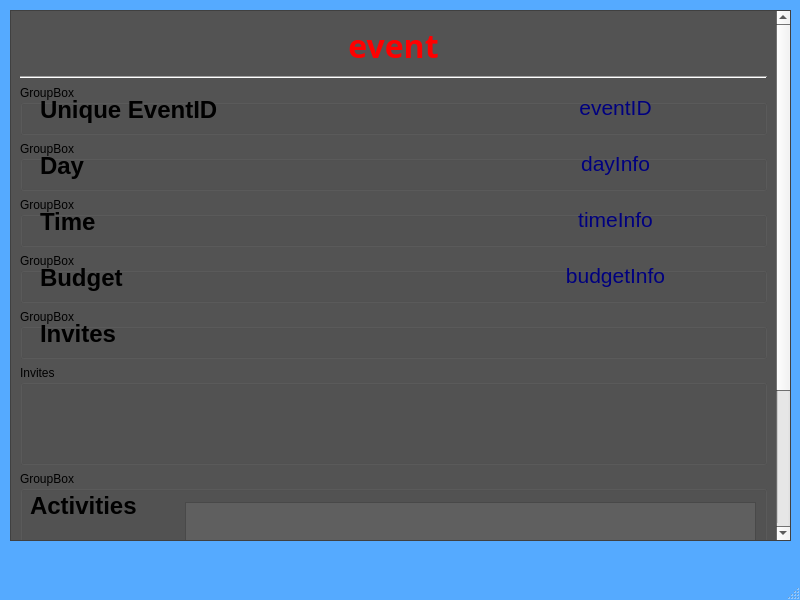
<?xml version="1.0" encoding="UTF-8"?>
<ui version="4.0">
 <class>MainWindow</class>
 <widget class="QMainWindow" name="MainWindow">
  <property name="geometry">
   <rect>
    <x>0</x>
    <y>0</y>
    <width>800</width>
    <height>600</height>
   </rect>
  </property>
  <property name="palette">
   <palette>
    <active>
     <colorrole role="Base">
      <brush brushstyle="SolidPattern">
       <color alpha="255">
        <red>85</red>
        <green>170</green>
        <blue>255</blue>
       </color>
      </brush>
     </colorrole>
     <colorrole role="Window">
      <brush brushstyle="SolidPattern">
       <color alpha="255">
        <red>85</red>
        <green>170</green>
        <blue>255</blue>
       </color>
      </brush>
     </colorrole>
    </active>
    <inactive>
     <colorrole role="Base">
      <brush brushstyle="SolidPattern">
       <color alpha="255">
        <red>85</red>
        <green>170</green>
        <blue>255</blue>
       </color>
      </brush>
     </colorrole>
     <colorrole role="Window">
      <brush brushstyle="SolidPattern">
       <color alpha="255">
        <red>85</red>
        <green>170</green>
        <blue>255</blue>
       </color>
      </brush>
     </colorrole>
    </inactive>
    <disabled>
     <colorrole role="Base">
      <brush brushstyle="SolidPattern">
       <color alpha="255">
        <red>85</red>
        <green>170</green>
        <blue>255</blue>
       </color>
      </brush>
     </colorrole>
     <colorrole role="Window">
      <brush brushstyle="SolidPattern">
       <color alpha="255">
        <red>85</red>
        <green>170</green>
        <blue>255</blue>
       </color>
      </brush>
     </colorrole>
    </disabled>
   </palette>
  </property>
  <property name="windowTitle">
   <string>MainWindow</string>
  </property>
  <widget class="QWidget" name="centralwidget">
   <widget class="QScrollArea" name="scrollArea">
    <property name="geometry">
     <rect>
      <x>10</x>
      <y>10</y>
      <width>781</width>
      <height>531</height>
     </rect>
    </property>
    <property name="palette">
     <palette>
      <active>
       <colorrole role="Base">
        <brush brushstyle="SolidPattern">
         <color alpha="255">
          <red>255</red>
          <green>255</green>
          <blue>255</blue>
         </color>
        </brush>
       </colorrole>
       <colorrole role="Window">
        <brush brushstyle="SolidPattern">
         <color alpha="255">
          <red>83</red>
          <green>83</green>
          <blue>83</blue>
         </color>
        </brush>
       </colorrole>
      </active>
      <inactive>
       <colorrole role="Base">
        <brush brushstyle="SolidPattern">
         <color alpha="255">
          <red>255</red>
          <green>255</green>
          <blue>255</blue>
         </color>
        </brush>
       </colorrole>
       <colorrole role="Window">
        <brush brushstyle="SolidPattern">
         <color alpha="255">
          <red>83</red>
          <green>83</green>
          <blue>83</blue>
         </color>
        </brush>
       </colorrole>
      </inactive>
      <disabled>
       <colorrole role="Base">
        <brush brushstyle="SolidPattern">
         <color alpha="255">
          <red>83</red>
          <green>83</green>
          <blue>83</blue>
         </color>
        </brush>
       </colorrole>
       <colorrole role="Window">
        <brush brushstyle="SolidPattern">
         <color alpha="255">
          <red>83</red>
          <green>83</green>
          <blue>83</blue>
         </color>
        </brush>
       </colorrole>
      </disabled>
     </palette>
    </property>
    <property name="autoFillBackground">
     <bool>true</bool>
    </property>
    <property name="widgetResizable">
     <bool>true</bool>
    </property>
    <widget class="QWidget" name="scrollAreaWidgetContents">
     <property name="geometry">
      <rect>
       <x>0</x>
       <y>-196</y>
       <width>767</width>
       <height>725</height>
      </rect>
     </property>
     <layout class="QVBoxLayout" name="verticalLayout_2">
      <item>
       <widget class="QLabel" name="eventName">
        <property name="sizePolicy">
         <sizepolicy hsizetype="Expanding" vsizetype="Fixed">
          <horstretch>0</horstretch>
          <verstretch>0</verstretch>
         </sizepolicy>
        </property>
        <property name="minimumSize">
         <size>
          <width>0</width>
          <height>50</height>
         </size>
        </property>
        <property name="palette">
         <palette>
          <active>
           <colorrole role="WindowText">
            <brush brushstyle="SolidPattern">
             <color alpha="255">
              <red>255</red>
              <green>0</green>
              <blue>0</blue>
             </color>
            </brush>
           </colorrole>
           <colorrole role="Text">
            <brush brushstyle="SolidPattern">
             <color alpha="255">
              <red>255</red>
              <green>0</green>
              <blue>0</blue>
             </color>
            </brush>
           </colorrole>
           <colorrole role="PlaceholderText">
            <brush brushstyle="SolidPattern">
             <color alpha="128">
              <red>255</red>
              <green>0</green>
              <blue>0</blue>
             </color>
            </brush>
           </colorrole>
          </active>
          <inactive>
           <colorrole role="WindowText">
            <brush brushstyle="SolidPattern">
             <color alpha="255">
              <red>255</red>
              <green>0</green>
              <blue>0</blue>
             </color>
            </brush>
           </colorrole>
           <colorrole role="Text">
            <brush brushstyle="SolidPattern">
             <color alpha="255">
              <red>255</red>
              <green>0</green>
              <blue>0</blue>
             </color>
            </brush>
           </colorrole>
           <colorrole role="PlaceholderText">
            <brush brushstyle="SolidPattern">
             <color alpha="128">
              <red>255</red>
              <green>0</green>
              <blue>0</blue>
             </color>
            </brush>
           </colorrole>
          </inactive>
          <disabled>
           <colorrole role="PlaceholderText">
            <brush brushstyle="SolidPattern">
             <color alpha="128">
              <red>255</red>
              <green>0</green>
              <blue>0</blue>
             </color>
            </brush>
           </colorrole>
          </disabled>
         </palette>
        </property>
        <property name="font">
         <font>
          <family>MV Boli</family>
          <pointsize>24</pointsize>
          <bold>true</bold>
         </font>
        </property>
        <property name="autoFillBackground">
         <bool>true</bool>
        </property>
        <property name="text">
         <string>event</string>
        </property>
        <property name="alignment">
         <set>Qt::AlignmentFlag::AlignCenter</set>
        </property>
       </widget>
      </item>
      <item>
       <widget class="Line" name="line">
        <property name="sizePolicy">
         <sizepolicy hsizetype="Expanding" vsizetype="Fixed">
          <horstretch>0</horstretch>
          <verstretch>0</verstretch>
         </sizepolicy>
        </property>
        <property name="orientation">
         <enum>Qt::Orientation::Horizontal</enum>
        </property>
       </widget>
      </item>
      <item>
       <widget class="QGroupBox" name="groupBox_5">
        <property name="sizePolicy">
         <sizepolicy hsizetype="Expanding" vsizetype="Fixed">
          <horstretch>0</horstretch>
          <verstretch>0</verstretch>
         </sizepolicy>
        </property>
        <property name="minimumSize">
         <size>
          <width>0</width>
          <height>50</height>
         </size>
        </property>
        <property name="baseSize">
         <size>
          <width>100</width>
          <height>100</height>
         </size>
        </property>
        <property name="title">
         <string>GroupBox</string>
        </property>
        <widget class="QLabel" name="label_7">
         <property name="geometry">
          <rect>
           <x>20</x>
           <y>0</y>
           <width>211</width>
           <height>50</height>
          </rect>
         </property>
         <property name="sizePolicy">
          <sizepolicy hsizetype="Fixed" vsizetype="Fixed">
           <horstretch>0</horstretch>
           <verstretch>0</verstretch>
          </sizepolicy>
         </property>
         <property name="minimumSize">
          <size>
           <width>0</width>
           <height>50</height>
          </size>
         </property>
         <property name="text">
          <string>&lt;html&gt;&lt;head/&gt;&lt;body&gt;&lt;p&gt;&lt;span style=&quot; font-size:18pt; font-weight:700; color:#000000;&quot;&gt;Unique EventID&lt;/span&gt;&lt;/p&gt;&lt;/body&gt;&lt;/html&gt;</string>
         </property>
        </widget>
        <widget class="QLabel" name="label_4">
         <property name="geometry">
          <rect>
           <x>450</x>
           <y>10</y>
           <width>291</width>
           <height>31</height>
          </rect>
         </property>
         <property name="text">
          <string>&lt;html&gt;&lt;head/&gt;&lt;body&gt;&lt;p align=&quot;center&quot;&gt;&lt;span style=&quot; font-size:16pt; color:#00007f;&quot;&gt;eventID&lt;/span&gt;&lt;/p&gt;&lt;/body&gt;&lt;/html&gt;</string>
         </property>
         <property name="alignment">
          <set>Qt::AlignmentFlag::AlignLeading|Qt::AlignmentFlag::AlignLeft|Qt::AlignmentFlag::AlignTop</set>
         </property>
        </widget>
       </widget>
      </item>
      <item>
       <widget class="QGroupBox" name="groupBox">
        <property name="sizePolicy">
         <sizepolicy hsizetype="Expanding" vsizetype="Fixed">
          <horstretch>0</horstretch>
          <verstretch>0</verstretch>
         </sizepolicy>
        </property>
        <property name="minimumSize">
         <size>
          <width>0</width>
          <height>50</height>
         </size>
        </property>
        <property name="baseSize">
         <size>
          <width>100</width>
          <height>100</height>
         </size>
        </property>
        <property name="title">
         <string>GroupBox</string>
        </property>
        <widget class="QLabel" name="label_5">
         <property name="geometry">
          <rect>
           <x>20</x>
           <y>0</y>
           <width>91</width>
           <height>50</height>
          </rect>
         </property>
         <property name="sizePolicy">
          <sizepolicy hsizetype="Fixed" vsizetype="Fixed">
           <horstretch>0</horstretch>
           <verstretch>0</verstretch>
          </sizepolicy>
         </property>
         <property name="minimumSize">
          <size>
           <width>0</width>
           <height>50</height>
          </size>
         </property>
         <property name="text">
          <string>&lt;html&gt;&lt;head/&gt;&lt;body&gt;&lt;p&gt;&lt;span style=&quot; font-size:18pt; font-weight:700; color:#000000;&quot;&gt;Day&lt;/span&gt;&lt;/p&gt;&lt;/body&gt;&lt;/html&gt;</string>
         </property>
        </widget>
        <widget class="QLabel" name="label_3">
         <property name="geometry">
          <rect>
           <x>450</x>
           <y>10</y>
           <width>291</width>
           <height>31</height>
          </rect>
         </property>
         <property name="text">
          <string>&lt;html&gt;&lt;head/&gt;&lt;body&gt;&lt;p align=&quot;center&quot;&gt;&lt;span style=&quot; font-size:16pt; color:#00007f;&quot;&gt;dayInfo&lt;/span&gt;&lt;/p&gt;&lt;/body&gt;&lt;/html&gt;</string>
         </property>
         <property name="alignment">
          <set>Qt::AlignmentFlag::AlignLeading|Qt::AlignmentFlag::AlignLeft|Qt::AlignmentFlag::AlignTop</set>
         </property>
        </widget>
       </widget>
      </item>
      <item>
       <widget class="QGroupBox" name="groupBox_2">
        <property name="sizePolicy">
         <sizepolicy hsizetype="Preferred" vsizetype="Fixed">
          <horstretch>0</horstretch>
          <verstretch>0</verstretch>
         </sizepolicy>
        </property>
        <property name="minimumSize">
         <size>
          <width>0</width>
          <height>50</height>
         </size>
        </property>
        <property name="baseSize">
         <size>
          <width>100</width>
          <height>100</height>
         </size>
        </property>
        <property name="title">
         <string>GroupBox</string>
        </property>
        <widget class="QLabel" name="label_6">
         <property name="geometry">
          <rect>
           <x>20</x>
           <y>0</y>
           <width>261</width>
           <height>50</height>
          </rect>
         </property>
         <property name="sizePolicy">
          <sizepolicy hsizetype="Fixed" vsizetype="Fixed">
           <horstretch>0</horstretch>
           <verstretch>0</verstretch>
          </sizepolicy>
         </property>
         <property name="minimumSize">
          <size>
           <width>0</width>
           <height>50</height>
          </size>
         </property>
         <property name="text">
          <string>&lt;html&gt;&lt;head/&gt;&lt;body&gt;&lt;p&gt;&lt;span style=&quot; font-size:18pt; font-weight:700; color:#000000;&quot;&gt;Time&lt;/span&gt;&lt;/p&gt;&lt;/body&gt;&lt;/html&gt;</string>
         </property>
        </widget>
        <widget class="QLabel" name="label">
         <property name="geometry">
          <rect>
           <x>450</x>
           <y>10</y>
           <width>291</width>
           <height>31</height>
          </rect>
         </property>
         <property name="text">
          <string>&lt;html&gt;&lt;head/&gt;&lt;body&gt;&lt;p align=&quot;center&quot;&gt;&lt;span style=&quot; font-size:16pt; color:#00007f;&quot;&gt;timeInfo&lt;/span&gt;&lt;/p&gt;&lt;/body&gt;&lt;/html&gt;</string>
         </property>
         <property name="alignment">
          <set>Qt::AlignmentFlag::AlignLeading|Qt::AlignmentFlag::AlignLeft|Qt::AlignmentFlag::AlignTop</set>
         </property>
        </widget>
       </widget>
      </item>
      <item>
       <widget class="QGroupBox" name="groupBox_3">
        <property name="sizePolicy">
         <sizepolicy hsizetype="Preferred" vsizetype="Fixed">
          <horstretch>0</horstretch>
          <verstretch>0</verstretch>
         </sizepolicy>
        </property>
        <property name="minimumSize">
         <size>
          <width>0</width>
          <height>50</height>
         </size>
        </property>
        <property name="baseSize">
         <size>
          <width>100</width>
          <height>100</height>
         </size>
        </property>
        <property name="title">
         <string>GroupBox</string>
        </property>
        <widget class="QLabel" name="budgetLabel">
         <property name="geometry">
          <rect>
           <x>20</x>
           <y>0</y>
           <width>261</width>
           <height>50</height>
          </rect>
         </property>
         <property name="sizePolicy">
          <sizepolicy hsizetype="Fixed" vsizetype="Fixed">
           <horstretch>0</horstretch>
           <verstretch>0</verstretch>
          </sizepolicy>
         </property>
         <property name="minimumSize">
          <size>
           <width>0</width>
           <height>50</height>
          </size>
         </property>
         <property name="text">
          <string>&lt;html&gt;&lt;head/&gt;&lt;body&gt;&lt;p&gt;&lt;span style=&quot; font-size:18pt; font-weight:700; color:#000000;&quot;&gt;Budget&lt;/span&gt;&lt;/p&gt;&lt;/body&gt;&lt;/html&gt;</string>
         </property>
        </widget>
        <widget class="QLabel" name="label_2">
         <property name="geometry">
          <rect>
           <x>450</x>
           <y>10</y>
           <width>291</width>
           <height>31</height>
          </rect>
         </property>
         <property name="text">
          <string>&lt;html&gt;&lt;head/&gt;&lt;body&gt;&lt;p align=&quot;center&quot;&gt;&lt;span style=&quot; font-size:16pt; color:#00007f;&quot;&gt;budgetInfo&lt;/span&gt;&lt;/p&gt;&lt;/body&gt;&lt;/html&gt;</string>
         </property>
         <property name="alignment">
          <set>Qt::AlignmentFlag::AlignLeading|Qt::AlignmentFlag::AlignLeft|Qt::AlignmentFlag::AlignTop</set>
         </property>
        </widget>
       </widget>
      </item>
      <item>
       <widget class="QGroupBox" name="groupBox_10">
        <property name="sizePolicy">
         <sizepolicy hsizetype="Preferred" vsizetype="Fixed">
          <horstretch>0</horstretch>
          <verstretch>0</verstretch>
         </sizepolicy>
        </property>
        <property name="minimumSize">
         <size>
          <width>0</width>
          <height>50</height>
         </size>
        </property>
        <property name="baseSize">
         <size>
          <width>100</width>
          <height>100</height>
         </size>
        </property>
        <property name="title">
         <string>GroupBox</string>
        </property>
        <widget class="QLabel" name="label_14">
         <property name="geometry">
          <rect>
           <x>20</x>
           <y>0</y>
           <width>281</width>
           <height>50</height>
          </rect>
         </property>
         <property name="sizePolicy">
          <sizepolicy hsizetype="Fixed" vsizetype="Fixed">
           <horstretch>0</horstretch>
           <verstretch>0</verstretch>
          </sizepolicy>
         </property>
         <property name="minimumSize">
          <size>
           <width>0</width>
           <height>50</height>
          </size>
         </property>
         <property name="text">
          <string>&lt;html&gt;&lt;head/&gt;&lt;body&gt;&lt;p&gt;&lt;span style=&quot; font-size:18pt; font-weight:700; color:#000000;&quot;&gt;Invites&lt;/span&gt;&lt;/p&gt;&lt;/body&gt;&lt;/html&gt;</string>
         </property>
        </widget>
       </widget>
      </item>
      <item>
       <widget class="QGroupBox" name="inviteList">
        <property name="sizePolicy">
         <sizepolicy hsizetype="Preferred" vsizetype="Expanding">
          <horstretch>0</horstretch>
          <verstretch>0</verstretch>
         </sizepolicy>
        </property>
        <property name="minimumSize">
         <size>
          <width>0</width>
          <height>100</height>
         </size>
        </property>
        <property name="baseSize">
         <size>
          <width>0</width>
          <height>200</height>
         </size>
        </property>
        <property name="title">
         <string>Invites</string>
        </property>
        <layout class="QGridLayout" name="gridLayout"/>
       </widget>
      </item>
      <item>
       <widget class="QGroupBox" name="groupBox_4">
        <property name="sizePolicy">
         <sizepolicy hsizetype="Expanding" vsizetype="Expanding">
          <horstretch>0</horstretch>
          <verstretch>0</verstretch>
         </sizepolicy>
        </property>
        <property name="minimumSize">
         <size>
          <width>0</width>
          <height>200</height>
         </size>
        </property>
        <property name="title">
         <string>GroupBox</string>
        </property>
        <widget class="QListWidget" name="activityList">
         <property name="geometry">
          <rect>
           <x>165</x>
           <y>31</y>
           <width>571</width>
           <height>161</height>
          </rect>
         </property>
         <property name="sizePolicy">
          <sizepolicy hsizetype="Fixed" vsizetype="Preferred">
           <horstretch>0</horstretch>
           <verstretch>0</verstretch>
          </sizepolicy>
         </property>
         <property name="palette">
          <palette>
           <active>
            <colorrole role="WindowText">
             <brush brushstyle="SolidPattern">
              <color alpha="255">
               <red>85</red>
               <green>85</green>
               <blue>255</blue>
              </color>
             </brush>
            </colorrole>
            <colorrole role="Button">
             <brush brushstyle="SolidPattern">
              <color alpha="255">
               <red>95</red>
               <green>95</green>
               <blue>95</blue>
              </color>
             </brush>
            </colorrole>
            <colorrole role="Text">
             <brush brushstyle="SolidPattern">
              <color alpha="255">
               <red>85</red>
               <green>85</green>
               <blue>255</blue>
              </color>
             </brush>
            </colorrole>
            <colorrole role="ButtonText">
             <brush brushstyle="SolidPattern">
              <color alpha="255">
               <red>85</red>
               <green>85</green>
               <blue>255</blue>
              </color>
             </brush>
            </colorrole>
            <colorrole role="Base">
             <brush brushstyle="SolidPattern">
              <color alpha="255">
               <red>95</red>
               <green>95</green>
               <blue>95</blue>
              </color>
             </brush>
            </colorrole>
            <colorrole role="Window">
             <brush brushstyle="SolidPattern">
              <color alpha="255">
               <red>95</red>
               <green>95</green>
               <blue>95</blue>
              </color>
             </brush>
            </colorrole>
            <colorrole role="AlternateBase">
             <brush brushstyle="SolidPattern">
              <color alpha="255">
               <red>255</red>
               <green>255</green>
               <blue>255</blue>
              </color>
             </brush>
            </colorrole>
            <colorrole role="PlaceholderText">
             <brush brushstyle="SolidPattern">
              <color alpha="128">
               <red>85</red>
               <green>85</green>
               <blue>255</blue>
              </color>
             </brush>
            </colorrole>
           </active>
           <inactive>
            <colorrole role="WindowText">
             <brush brushstyle="SolidPattern">
              <color alpha="255">
               <red>85</red>
               <green>85</green>
               <blue>255</blue>
              </color>
             </brush>
            </colorrole>
            <colorrole role="Button">
             <brush brushstyle="SolidPattern">
              <color alpha="255">
               <red>95</red>
               <green>95</green>
               <blue>95</blue>
              </color>
             </brush>
            </colorrole>
            <colorrole role="Text">
             <brush brushstyle="SolidPattern">
              <color alpha="255">
               <red>85</red>
               <green>85</green>
               <blue>255</blue>
              </color>
             </brush>
            </colorrole>
            <colorrole role="ButtonText">
             <brush brushstyle="SolidPattern">
              <color alpha="255">
               <red>85</red>
               <green>85</green>
               <blue>255</blue>
              </color>
             </brush>
            </colorrole>
            <colorrole role="Base">
             <brush brushstyle="SolidPattern">
              <color alpha="255">
               <red>95</red>
               <green>95</green>
               <blue>95</blue>
              </color>
             </brush>
            </colorrole>
            <colorrole role="Window">
             <brush brushstyle="SolidPattern">
              <color alpha="255">
               <red>95</red>
               <green>95</green>
               <blue>95</blue>
              </color>
             </brush>
            </colorrole>
            <colorrole role="AlternateBase">
             <brush brushstyle="SolidPattern">
              <color alpha="255">
               <red>255</red>
               <green>255</green>
               <blue>255</blue>
              </color>
             </brush>
            </colorrole>
            <colorrole role="PlaceholderText">
             <brush brushstyle="SolidPattern">
              <color alpha="128">
               <red>85</red>
               <green>85</green>
               <blue>255</blue>
              </color>
             </brush>
            </colorrole>
           </inactive>
           <disabled>
            <colorrole role="WindowText">
             <brush brushstyle="SolidPattern">
              <color alpha="255">
               <red>85</red>
               <green>85</green>
               <blue>255</blue>
              </color>
             </brush>
            </colorrole>
            <colorrole role="Button">
             <brush brushstyle="SolidPattern">
              <color alpha="255">
               <red>95</red>
               <green>95</green>
               <blue>95</blue>
              </color>
             </brush>
            </colorrole>
            <colorrole role="Text">
             <brush brushstyle="SolidPattern">
              <color alpha="255">
               <red>85</red>
               <green>85</green>
               <blue>255</blue>
              </color>
             </brush>
            </colorrole>
            <colorrole role="ButtonText">
             <brush brushstyle="SolidPattern">
              <color alpha="255">
               <red>85</red>
               <green>85</green>
               <blue>255</blue>
              </color>
             </brush>
            </colorrole>
            <colorrole role="Base">
             <brush brushstyle="SolidPattern">
              <color alpha="255">
               <red>95</red>
               <green>95</green>
               <blue>95</blue>
              </color>
             </brush>
            </colorrole>
            <colorrole role="Window">
             <brush brushstyle="SolidPattern">
              <color alpha="255">
               <red>95</red>
               <green>95</green>
               <blue>95</blue>
              </color>
             </brush>
            </colorrole>
            <colorrole role="AlternateBase">
             <brush brushstyle="SolidPattern">
              <color alpha="255">
               <red>255</red>
               <green>255</green>
               <blue>255</blue>
              </color>
             </brush>
            </colorrole>
            <colorrole role="PlaceholderText">
             <brush brushstyle="SolidPattern">
              <color alpha="128">
               <red>85</red>
               <green>85</green>
               <blue>255</blue>
              </color>
             </brush>
            </colorrole>
           </disabled>
          </palette>
         </property>
         <property name="styleSheet">
          <string notr="true">QListWidget {
	font: 12pt &quot;MV Boli&quot;;
	color: rgb(85, 85, 255);
	background: rgb(95, 95, 95);
}</string>
         </property>
         <property name="alternatingRowColors">
          <bool>true</bool>
         </property>
         <property name="viewMode">
          <enum>QListView::ViewMode::ListMode</enum>
         </property>
        </widget>
        <widget class="QLabel" name="label_15">
         <property name="geometry">
          <rect>
           <x>10</x>
           <y>10</y>
           <width>281</width>
           <height>50</height>
          </rect>
         </property>
         <property name="sizePolicy">
          <sizepolicy hsizetype="Fixed" vsizetype="Fixed">
           <horstretch>0</horstretch>
           <verstretch>0</verstretch>
          </sizepolicy>
         </property>
         <property name="minimumSize">
          <size>
           <width>0</width>
           <height>50</height>
          </size>
         </property>
         <property name="text">
          <string>&lt;html&gt;&lt;head/&gt;&lt;body&gt;&lt;p&gt;&lt;span style=&quot; font-size:18pt; font-weight:700; color:#000000;&quot;&gt;Activities&lt;/span&gt;&lt;/p&gt;&lt;/body&gt;&lt;/html&gt;</string>
         </property>
        </widget>
       </widget>
      </item>
      <item alignment="Qt::AlignmentFlag::Qt::AlignmentFlag::AlignVCenter">
       <widget class="QGroupBox" name="groupBox_11">
        <property name="sizePolicy">
         <sizepolicy hsizetype="Preferred" vsizetype="Fixed">
          <horstretch>0</horstretch>
          <verstretch>0</verstretch>
         </sizepolicy>
        </property>
        <property name="minimumSize">
         <size>
          <width>0</width>
          <height>50</height>
         </size>
        </property>
        <property name="title">
         <string>GroupBox</string>
        </property>
        <widget class="QPushButton" name="submitButton">
         <property name="enabled">
          <bool>true</bool>
         </property>
         <property name="geometry">
          <rect>
           <x>260</x>
           <y>20</y>
           <width>241</width>
           <height>24</height>
          </rect>
         </property>
         <property name="palette">
          <palette>
           <active>
            <colorrole role="WindowText">
             <brush brushstyle="SolidPattern">
              <color alpha="255">
               <red>0</red>
               <green>0</green>
               <blue>0</blue>
              </color>
             </brush>
            </colorrole>
            <colorrole role="Button">
             <brush brushstyle="SolidPattern">
              <color alpha="255">
               <red>0</red>
               <green>170</green>
               <blue>255</blue>
              </color>
             </brush>
            </colorrole>
            <colorrole role="Light">
             <brush brushstyle="SolidPattern">
              <color alpha="255">
               <red>127</red>
               <green>255</green>
               <blue>127</blue>
              </color>
             </brush>
            </colorrole>
            <colorrole role="Midlight">
             <brush brushstyle="SolidPattern">
              <color alpha="255">
               <red>63</red>
               <green>255</green>
               <blue>63</blue>
              </color>
             </brush>
            </colorrole>
            <colorrole role="Dark">
             <brush brushstyle="SolidPattern">
              <color alpha="255">
               <red>0</red>
               <green>127</green>
               <blue>0</blue>
              </color>
             </brush>
            </colorrole>
            <colorrole role="Mid">
             <brush brushstyle="SolidPattern">
              <color alpha="255">
               <red>0</red>
               <green>170</green>
               <blue>0</blue>
              </color>
             </brush>
            </colorrole>
            <colorrole role="Text">
             <brush brushstyle="SolidPattern">
              <color alpha="255">
               <red>0</red>
               <green>0</green>
               <blue>0</blue>
              </color>
             </brush>
            </colorrole>
            <colorrole role="BrightText">
             <brush brushstyle="SolidPattern">
              <color alpha="255">
               <red>255</red>
               <green>255</green>
               <blue>255</blue>
              </color>
             </brush>
            </colorrole>
            <colorrole role="ButtonText">
             <brush brushstyle="SolidPattern">
              <color alpha="255">
               <red>0</red>
               <green>0</green>
               <blue>0</blue>
              </color>
             </brush>
            </colorrole>
            <colorrole role="Base">
             <brush brushstyle="SolidPattern">
              <color alpha="255">
               <red>0</red>
               <green>170</green>
               <blue>255</blue>
              </color>
             </brush>
            </colorrole>
            <colorrole role="Window">
             <brush brushstyle="SolidPattern">
              <color alpha="255">
               <red>0</red>
               <green>170</green>
               <blue>255</blue>
              </color>
             </brush>
            </colorrole>
            <colorrole role="Shadow">
             <brush brushstyle="SolidPattern">
              <color alpha="255">
               <red>0</red>
               <green>0</green>
               <blue>0</blue>
              </color>
             </brush>
            </colorrole>
            <colorrole role="AlternateBase">
             <brush brushstyle="SolidPattern">
              <color alpha="255">
               <red>127</red>
               <green>255</green>
               <blue>127</blue>
              </color>
             </brush>
            </colorrole>
            <colorrole role="ToolTipBase">
             <brush brushstyle="SolidPattern">
              <color alpha="255">
               <red>255</red>
               <green>255</green>
               <blue>220</blue>
              </color>
             </brush>
            </colorrole>
            <colorrole role="ToolTipText">
             <brush brushstyle="SolidPattern">
              <color alpha="255">
               <red>0</red>
               <green>0</green>
               <blue>0</blue>
              </color>
             </brush>
            </colorrole>
            <colorrole role="PlaceholderText">
             <brush brushstyle="SolidPattern">
              <color alpha="127">
               <red>0</red>
               <green>0</green>
               <blue>0</blue>
              </color>
             </brush>
            </colorrole>
            <colorrole role="Accent">
             <brush brushstyle="SolidPattern">
              <color alpha="255">
               <red>255</red>
               <green>255</green>
               <blue>255</blue>
              </color>
             </brush>
            </colorrole>
           </active>
           <inactive>
            <colorrole role="WindowText">
             <brush brushstyle="SolidPattern">
              <color alpha="255">
               <red>0</red>
               <green>0</green>
               <blue>0</blue>
              </color>
             </brush>
            </colorrole>
            <colorrole role="Button">
             <brush brushstyle="SolidPattern">
              <color alpha="255">
               <red>0</red>
               <green>170</green>
               <blue>255</blue>
              </color>
             </brush>
            </colorrole>
            <colorrole role="Light">
             <brush brushstyle="SolidPattern">
              <color alpha="255">
               <red>127</red>
               <green>255</green>
               <blue>127</blue>
              </color>
             </brush>
            </colorrole>
            <colorrole role="Midlight">
             <brush brushstyle="SolidPattern">
              <color alpha="255">
               <red>63</red>
               <green>255</green>
               <blue>63</blue>
              </color>
             </brush>
            </colorrole>
            <colorrole role="Dark">
             <brush brushstyle="SolidPattern">
              <color alpha="255">
               <red>0</red>
               <green>127</green>
               <blue>0</blue>
              </color>
             </brush>
            </colorrole>
            <colorrole role="Mid">
             <brush brushstyle="SolidPattern">
              <color alpha="255">
               <red>0</red>
               <green>170</green>
               <blue>0</blue>
              </color>
             </brush>
            </colorrole>
            <colorrole role="Text">
             <brush brushstyle="SolidPattern">
              <color alpha="255">
               <red>0</red>
               <green>0</green>
               <blue>0</blue>
              </color>
             </brush>
            </colorrole>
            <colorrole role="BrightText">
             <brush brushstyle="SolidPattern">
              <color alpha="255">
               <red>255</red>
               <green>255</green>
               <blue>255</blue>
              </color>
             </brush>
            </colorrole>
            <colorrole role="ButtonText">
             <brush brushstyle="SolidPattern">
              <color alpha="255">
               <red>0</red>
               <green>0</green>
               <blue>0</blue>
              </color>
             </brush>
            </colorrole>
            <colorrole role="Base">
             <brush brushstyle="SolidPattern">
              <color alpha="255">
               <red>0</red>
               <green>170</green>
               <blue>255</blue>
              </color>
             </brush>
            </colorrole>
            <colorrole role="Window">
             <brush brushstyle="SolidPattern">
              <color alpha="255">
               <red>0</red>
               <green>170</green>
               <blue>255</blue>
              </color>
             </brush>
            </colorrole>
            <colorrole role="Shadow">
             <brush brushstyle="SolidPattern">
              <color alpha="255">
               <red>0</red>
               <green>0</green>
               <blue>0</blue>
              </color>
             </brush>
            </colorrole>
            <colorrole role="AlternateBase">
             <brush brushstyle="SolidPattern">
              <color alpha="255">
               <red>127</red>
               <green>255</green>
               <blue>127</blue>
              </color>
             </brush>
            </colorrole>
            <colorrole role="ToolTipBase">
             <brush brushstyle="SolidPattern">
              <color alpha="255">
               <red>255</red>
               <green>255</green>
               <blue>220</blue>
              </color>
             </brush>
            </colorrole>
            <colorrole role="ToolTipText">
             <brush brushstyle="SolidPattern">
              <color alpha="255">
               <red>0</red>
               <green>0</green>
               <blue>0</blue>
              </color>
             </brush>
            </colorrole>
            <colorrole role="PlaceholderText">
             <brush brushstyle="SolidPattern">
              <color alpha="127">
               <red>0</red>
               <green>0</green>
               <blue>0</blue>
              </color>
             </brush>
            </colorrole>
            <colorrole role="Accent">
             <brush brushstyle="SolidPattern">
              <color alpha="255">
               <red>255</red>
               <green>255</green>
               <blue>255</blue>
              </color>
             </brush>
            </colorrole>
           </inactive>
           <disabled>
            <colorrole role="WindowText">
             <brush brushstyle="SolidPattern">
              <color alpha="255">
               <red>0</red>
               <green>127</green>
               <blue>0</blue>
              </color>
             </brush>
            </colorrole>
            <colorrole role="Button">
             <brush brushstyle="SolidPattern">
              <color alpha="255">
               <red>0</red>
               <green>170</green>
               <blue>255</blue>
              </color>
             </brush>
            </colorrole>
            <colorrole role="Light">
             <brush brushstyle="SolidPattern">
              <color alpha="255">
               <red>127</red>
               <green>255</green>
               <blue>127</blue>
              </color>
             </brush>
            </colorrole>
            <colorrole role="Midlight">
             <brush brushstyle="SolidPattern">
              <color alpha="255">
               <red>63</red>
               <green>255</green>
               <blue>63</blue>
              </color>
             </brush>
            </colorrole>
            <colorrole role="Dark">
             <brush brushstyle="SolidPattern">
              <color alpha="255">
               <red>0</red>
               <green>127</green>
               <blue>0</blue>
              </color>
             </brush>
            </colorrole>
            <colorrole role="Mid">
             <brush brushstyle="SolidPattern">
              <color alpha="255">
               <red>0</red>
               <green>170</green>
               <blue>0</blue>
              </color>
             </brush>
            </colorrole>
            <colorrole role="Text">
             <brush brushstyle="SolidPattern">
              <color alpha="255">
               <red>0</red>
               <green>127</green>
               <blue>0</blue>
              </color>
             </brush>
            </colorrole>
            <colorrole role="BrightText">
             <brush brushstyle="SolidPattern">
              <color alpha="255">
               <red>255</red>
               <green>255</green>
               <blue>255</blue>
              </color>
             </brush>
            </colorrole>
            <colorrole role="ButtonText">
             <brush brushstyle="SolidPattern">
              <color alpha="135">
               <red>255</red>
               <green>255</green>
               <blue>255</blue>
              </color>
             </brush>
            </colorrole>
            <colorrole role="Base">
             <brush brushstyle="SolidPattern">
              <color alpha="255">
               <red>0</red>
               <green>170</green>
               <blue>255</blue>
              </color>
             </brush>
            </colorrole>
            <colorrole role="Window">
             <brush brushstyle="SolidPattern">
              <color alpha="255">
               <red>0</red>
               <green>170</green>
               <blue>255</blue>
              </color>
             </brush>
            </colorrole>
            <colorrole role="Shadow">
             <brush brushstyle="SolidPattern">
              <color alpha="255">
               <red>0</red>
               <green>0</green>
               <blue>0</blue>
              </color>
             </brush>
            </colorrole>
            <colorrole role="AlternateBase">
             <brush brushstyle="SolidPattern">
              <color alpha="255">
               <red>0</red>
               <green>255</green>
               <blue>0</blue>
              </color>
             </brush>
            </colorrole>
            <colorrole role="ToolTipBase">
             <brush brushstyle="SolidPattern">
              <color alpha="255">
               <red>255</red>
               <green>255</green>
               <blue>220</blue>
              </color>
             </brush>
            </colorrole>
            <colorrole role="ToolTipText">
             <brush brushstyle="SolidPattern">
              <color alpha="255">
               <red>0</red>
               <green>0</green>
               <blue>0</blue>
              </color>
             </brush>
            </colorrole>
            <colorrole role="PlaceholderText">
             <brush brushstyle="SolidPattern">
              <color alpha="127">
               <red>0</red>
               <green>127</green>
               <blue>0</blue>
              </color>
             </brush>
            </colorrole>
            <colorrole role="Accent">
             <brush brushstyle="SolidPattern">
              <color alpha="255">
               <red>76</red>
               <green>255</green>
               <blue>76</blue>
              </color>
             </brush>
            </colorrole>
           </disabled>
          </palette>
         </property>
         <property name="autoFillBackground">
          <bool>false</bool>
         </property>
         <property name="styleSheet">
          <string notr="true">QPushButton {
border: 10;
border-radius: 10;
border-color: grey;
color: red;
font: 16pt &quot;MV Boli&quot;;
background: rgb(0, 170, 255);
}

QPushButton:hover {
background: rgb(0, 0, 127);
}</string>
         </property>
         <property name="text">
          <string>Return To Homepage</string>
         </property>
        </widget>
       </widget>
      </item>
     </layout>
    </widget>
   </widget>
  </widget>
  <widget class="QMenuBar" name="menubar">
   <property name="geometry">
    <rect>
     <x>0</x>
     <y>0</y>
     <width>800</width>
     <height>33</height>
    </rect>
   </property>
  </widget>
  <widget class="QStatusBar" name="statusbar"/>
 </widget>
 <resources/>
 <connections/>
</ui>
